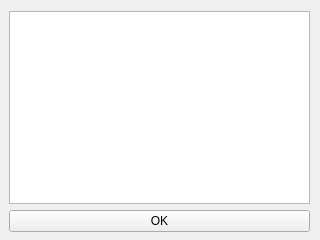
<?xml version="1.0" encoding="UTF-8"?>
<ui version="4.0">
 <class>Form</class>
 <widget class="QWidget" name="Form">
  <property name="geometry">
   <rect>
    <x>0</x>
    <y>0</y>
    <width>320</width>
    <height>240</height>
   </rect>
  </property>
  <property name="sizePolicy">
   <sizepolicy hsizetype="Maximum" vsizetype="Maximum">
    <horstretch>0</horstretch>
    <verstretch>0</verstretch>
   </sizepolicy>
  </property>
  <property name="maximumSize">
   <size>
    <width>320</width>
    <height>240</height>
   </size>
  </property>
  <property name="windowTitle">
   <string>Form</string>
  </property>
  <widget class="QWidget" name="gridLayoutWidget">
   <property name="geometry">
    <rect>
     <x>9</x>
     <y>11</y>
     <width>301</width>
     <height>221</height>
    </rect>
   </property>
   <layout class="QGridLayout" name="gridLayout">
    <item row="1" column="0">
     <widget class="QPushButton" name="Ok">
      <property name="sizePolicy">
       <sizepolicy hsizetype="Expanding" vsizetype="Fixed">
        <horstretch>0</horstretch>
        <verstretch>0</verstretch>
       </sizepolicy>
      </property>
      <property name="text">
       <string>OK</string>
      </property>
     </widget>
    </item>
    <item row="0" column="0">
     <widget class="QTextBrowser" name="Text">
      <property name="sizePolicy">
       <sizepolicy hsizetype="Expanding" vsizetype="Expanding">
        <horstretch>0</horstretch>
        <verstretch>0</verstretch>
       </sizepolicy>
      </property>
      <property name="maximumSize">
       <size>
        <width>32000</width>
        <height>24000</height>
       </size>
      </property>
      <property name="documentTitle">
       <string/>
      </property>
      <property name="openExternalLinks">
       <bool>true</bool>
      </property>
      <property name="openLinks">
       <bool>true</bool>
      </property>
     </widget>
    </item>
   </layout>
  </widget>
 </widget>
 <resources/>
 <connections/>
</ui>
